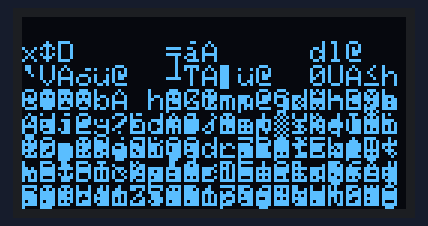
Bench run of a program on a simulated ESP32-S3. Shown: 128×64 one-colour display.

Above: at 0.1 s.
At 3.1 s:
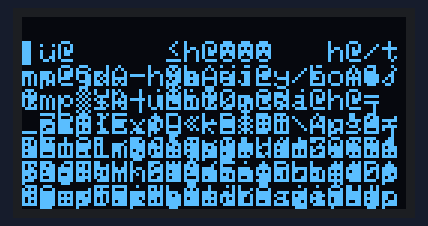

The program:

main.cpp
```cpp
#include <Arduino.h>
#include <Adafruit_SSD1306.h>
#include <Adafruit_GFX.h>

// OLED屏幕参数（128x64分辨率，I2C地址0x3C）
#define SCREEN_WIDTH 128
#define SCREEN_HEIGHT 64
#define OLED_RESET -1
#define SCREEN_ADDRESS 0x3C

// 图片切换间隔（3秒）
#define IMAGE_INTERVAL 3000

// 创建OLED对象
Adafruit_SSD1306 display(SCREEN_WIDTH, SCREEN_HEIGHT, &Wire, OLED_RESET);

// 图片1（宝马标）128x64单色BMP数据（PCtoLCD2002生成的字模，这里简化为示例数据）
const unsigned char pic1[] PROGMEM = {
  // 省略完整数据，实际需用PCtoLCD2002生成128x64单色BMP的点阵数据，格式为列行式、取模方式阴码/阳码匹配
  // 示例占位，需替换为实际生成的数组
  0x00,0x00,0x00,0x00,0x00,0x00,0x00,0x00,0x00,0x00,0x00,0x00,0x00,0x00,0x00,0x00,
  0x00,0x00,0x00,0x00,0x00,0x00,0x00,0x00,0x00,0x00,0x00,0x00,0x00,0x00,0x00,0x00,
  // 后续需补充完整128x64的点阵数据（共1024字节：128*64/8）
};

// 图片2（奥迪标）128x64单色BMP数据
const unsigned char pic2[] PROGMEM = {
  // 同样需用PCtoLCD2002生成实际点阵数据，此处为占位
  0x00,0x00,0x00,0x00,0x00,0x00,0x00,0x00,0x00,0x00,0x00,0x00,0x00,0x00,0x00,0x00,
  0x00,0x00,0x00,0x00,0x00,0x00,0x00,0x00,0x00,0x00,0x00,0x00,0x00,0x00,0x00,0x00,
  // 后续需补充完整1024字节数据
};

// 显示图片的函数
void drawImage(const unsigned char* img) {
  display.clearDisplay(); // 清屏
  // 逐行绘制128x64的图片
  for(int y=0; y<8; y++) { // 64行分为8个页面，每个页面8行
    display.setCursor(0, y*8); // 设置当前页面起始坐标
    for(int x=0; x<128; x++) { // 逐列绘制
      display.write(pgm_read_byte(&img[y*128 + x])); // 从Flash读取图片数据
    }
  }
  display.display(); // 刷新显示
}

void setup() {
  // 初始化OLED
  if(!display.begin(SSD1306_SWITCHCAPVCC, SCREEN_ADDRESS)) {
    while(1); // 初始化失败则死循环
  }
  display.clearDisplay();
  display.setTextColor(SSD1306_WHITE);
}

void loop() {
  // 显示第一张图片，延时3秒
  drawImage(pic1);
  delay(IMAGE_INTERVAL);

  // 显示第二张图片，延时3秒
  drawImage(pic2);
  delay(IMAGE_INTERVAL);
}
```

Measured:
- what the display in image 1 shows lasts 3.0 s, from 3.1 s to 6.1 s
